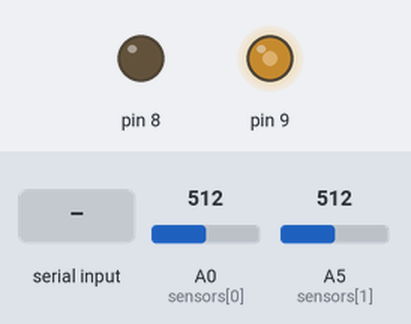
Bench run of a sketch on a simulated Arduino Uno, built with avr-gcc and run on an emulated ATmega328P. Parts: output pins drawn as LEDs (lit = HIGH). Dashed ring = blinking. The test bench sets the inputs (shaded band); at power-on: A0 (sensors[0]) = 512, A5 (sensors[1]) = 512. Pins used as bus, display or sensor lines are not drawn; what the sketch prints to the serial monitor is not drawn.

Above: at 0.1 s.
At 20.28 s:
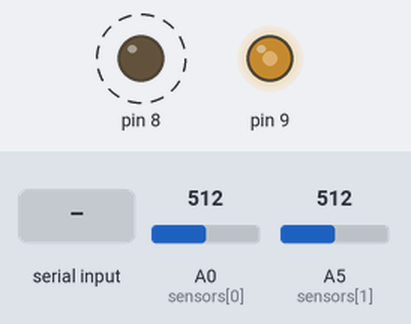
20.3 s: A0 (sensors[0]) set to 716
23.3 s: A5 (sensors[1]) set to 716
26.3 s: "-" received over Serial
29.3 s: byte 0 (0) received over Serial
Timing chart, 0 to 33.3 s (numbered marks = the images above; inputs shaded):
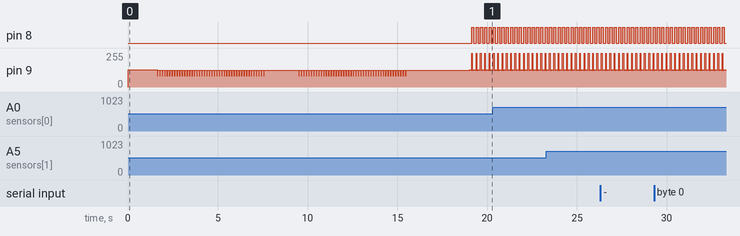

Measured:
- by itself, pin 8: alternates HIGH for 0.12 s and LOW for 0.12 s
- by itself, pin 9: repeats every 0.24 s: 128/255 0.08 s, 126/255 0.04 s, 255/255 0.04 s, 124/255 0.04 s, 126/255 0.04 s

The sketch:

magic_tub.ino
```cpp
#include <SoftwareSerial.h>

#define steps 120

#define SET(x, y) (x |=(1<<y))
#define CLR(x, y) (x &=(~(1<<y)))
#define TOG(x,y) (x^=(1<<y))            		//-+


unsigned char MAGIC_NUMBER[] = {0xFF, 0xFF, 0x00, 0x00, 0xFF, 0xFF};
float values[2][steps];
float alpha[2] = {0.5, 0.5};
int maxPos[2];
float maxVal[2];
int sensors[2] = {A0, A5};
int th[2] = {100, 100};
int tl[2] = {55, 55};
int bank[2] = {0, 0};
int inst[2] = {16, 11};
int sus[2] = {32, 10};
int next_hit[2] = {0, 0};

SoftwareSerial mySerial(2, 3);

void talkMIDI(byte cmd, byte data1, byte data2) {
  mySerial.write(cmd);
  mySerial.write(data1);
  if( (cmd & 0xF0) <= 0xB0 || (cmd & 0xF0) == 0xE0 )
    mySerial.write(data2);
}

void noteOn(byte channel, byte note, byte attack_velocity) {
 talkMIDI( (0x90 | channel), note, attack_velocity);
}

void noteOff(byte channel, byte note, byte release_velocity) {
 talkMIDI( (0x80 | channel), note, release_velocity);
}

void selectInstrument(byte channel, byte instrument) {
  talkMIDI( (0xC0 | channel), instrument, 0);
}

void setController(byte channel, byte controller, byte value) {
  talkMIDI( (0xB0 | channel), controller, value);
}

void selectBank(byte channel, int bank) {
  setController(channel, 0x00, (bank >> 7) & 0x7F);
  setController(channel, 0x20, bank & 0x7F);
}

void pitchBend(byte channel, int bend) {
  bend = 0x2000 + bend;
  talkMIDI( (0xE0 | channel), bend & 0x7F, (bend >> 7) & 0x7F);
}

void setVolume(byte channel, byte volume) {
  setController(channel, 0x07, volume);
}

void welcome() {
  talkMIDI(0x90, 17, 0);
  talkMIDI(0x91, 76, 0);
}

void setup_midi() {
  mySerial.begin(31250);
  byte resetMIDI = 4;
  pinMode(resetMIDI, OUTPUT);
  digitalWrite(resetMIDI, LOW);
  delay(100);
  digitalWrite(resetMIDI, HIGH);
  delay(100);
  selectBank(0, bank[0]);
  selectBank(1, bank[1]);
  selectInstrument(0, inst[0]);
  selectInstrument(1, inst[1]);
  welcome();
}

#define MORSE_UNIT 100
#define MORSE_INST 70
#define MORSE_NOTE 70

void dash() {
  selectBank(0, 0);
  selectInstrument(0, MORSE_INST);
  noteOn(0, MORSE_NOTE, 120);
  delay(MORSE_UNIT * 3);
  noteOff(0, MORSE_NOTE, 120);
}

void dot() {
  selectBank(0, 0);
  selectInstrument(0, MORSE_INST);
  noteOn(0, MORSE_NOTE, 120);
  delay(MORSE_UNIT);
  noteOff(0, MORSE_NOTE, 120);
}

void space() {
  delay(MORSE_UNIT);
}

void morse(const char *s) {
  for (const char *c = s; *c != '\0'; c++) {
    if (*c == '-')
      dash();
    else if(*c == '.')
      dot();
    else
      space();

    delay(MORSE_UNIT);
  }
}

void sensor_cycle() {
  int l[] = {maxPos[0], maxPos[1]};
  for (int i = 0; i < 2; i++) {
    maxPos[i] = 0;
    maxVal[i] = 0;
  }

  for (int i = 0; i < steps; i++) {
    for (int j = 0; j < 2; j++) {
      float curVal = analogRead(sensors[j]);
      CLR(TCCR1B,0);
      TCNT1 = 0;
      ICR1 = i;
      OCR1A = i/2;
      SET(TCCR1B, 0);

      values[j][i] = values[j][i] * alpha[j] + curVal * (1 - alpha[j]);  // exponential moving avg
      if (i > 15 && values[j][i] > maxVal[j]) {                              // finds the signal peak
        maxVal[j] = values[j][i];
        maxPos[j] = l[j] * alpha[j] + i * (1 - alpha[j]);
      }
    }
  }

  for (int i = 0; i < 2; i++) {
    int stps = steps;
    Serial.write((char*)&MAGIC_NUMBER, sizeof(MAGIC_NUMBER));
    Serial.write((char*)&i, sizeof(int));
    Serial.write((char*)&maxPos[i], sizeof(int));
    Serial.write((char*)&maxVal[i], sizeof(float));
    Serial.write((char*)&alpha[i], sizeof(float));
    Serial.write((char*)&tl[i], sizeof(int));
    Serial.write((char*)&th[i], sizeof(int));
    Serial.write((char*)&inst[i], sizeof(int));
    Serial.write((char*)&stps, sizeof(int));
    for (int j = 0; j < steps; j++) {
      Serial.write((char*)&values[i][j], sizeof(float));
    }
  }
}

#define CAL_ALPHA 0.8

void calibrate(int index, int *out) {
  int calibrate_sec = 3;
  int finish = millis() + calibrate_sec * 1000;
  while(finish > millis())
  {
    sensor_cycle();
    *out = *out * (1 - CAL_ALPHA) + CAL_ALPHA *maxPos[index];
    delay(20);
  }
}

void setup ()
{
  pinMode (9, OUTPUT);
  pinMode (8, OUTPUT);
  TCCR1A = 0b10000010;
  TCCR1B = 0b00011001;
  ICR1 = 110;
  OCR1A = 55;
  setup_midi();
  Serial.begin(115200);
//  return;
  morse(".    -");
  calibrate(0, &tl[0]);
  tl[0]+=3;
  calibrate(1, &th[1]);
  morse(".    --");
  calibrate(0, &th[0]);
  calibrate(1, &tl[1]);
  tl[1]+=3;
  morse("-.. --- -. .");
}
int vol[] = {0, 0};
int last_note[2] = {0, 0};
bool is_playing[2] = {false, false};
int a = 1;
void loop () {
  if (Serial.available()) {
    //alpha = (float)Serial.read() / 255.0f;
    int n = Serial.read();
    int t = Serial.read();
    unsigned char vo = Serial.read();
    char v = *(char *)(&vo);
    switch(t) {
    case 0:
      tl[n] += v;
      break;
    case 1:
      th[n] += v;
      break;
    case 2:
      alpha[n] += (float)(v) * 0.01;
      break;
    case 3:
      bank[n] += v;
      selectBank(n, bank[n]);
      selectInstrument(n, inst[n]);
      break;
    case 4:
      inst[n] += v;
      selectBank(n, bank[n]);
      selectInstrument(n, inst[n]);
      break;
    }
  }

  sensor_cycle();

  TOG(PORTB, 0);

  for (int i = 0; i < 2; i++)
  {
    if (maxPos[i] > tl[i]) {
      /*
      int v = map(maxPos[i], tl[i], th[i], -0x1fff, 0x1fff);
      if (v > 0x1fff)
        v = 0x1fff;

      if (v < -0x1fff)
        v = -0x1fff;
      */
      int v = map(maxPos[i], tl[i], th[i], 30, 60);
      if (v > 60)
        v = 60;

      if (v < 30)
        v = 30;
      if (!is_playing[i] || (sus[i] != -1)) {
        selectBank(i, bank[i]);
        selectInstrument(i, inst[i]);
        //noteOff(i, 40, 0);
        //noteOn(i, 40, 100);
        next_hit[i] = millis() + sus[i];
      }

      noteOff(i, last_note[i], 0);
      noteOn(i, v, 100);

      vol[i] = min(100, vol[i] + 1);
      //setVolume(i, vol[i]);
      //pitchBend(i, v);
      last_note[i] = v;
      is_playing[i] = true;
    }
    else {
      //setVolume(i, 0);
      //noteOff(i, 40, 0);
      noteOff(i, last_note[i], 0);
      vol[i] = max(0, vol[i] - 1);
      is_playing[i] = false;
    }
  }
}

/* vim: set tw=2 ts=2 sw=2 et ft=cpp: */
```
